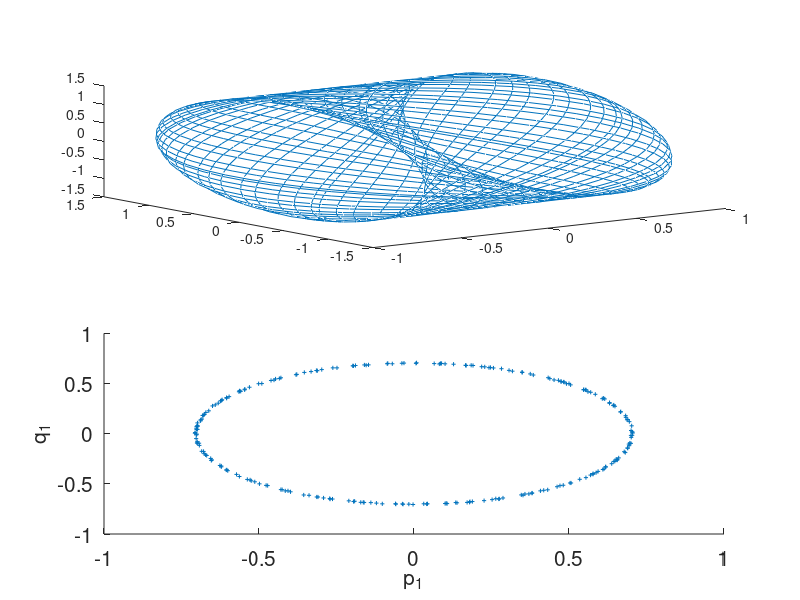

Write the MATLAB code that produced this figure.
% Programs 15b - Phase portraits for Hamiltonian systems with two degrees of freedom.
% Chapter 15 - Poincare Maps and Nonautonomous Systems in the Plane.
% Copyright Springer 2014. Stephen Lynch.

% Poincare surfaces of section (Fig. 15.5(e)-(f)).
% Quasiperiodic behavior.
% The Hamiltonian equations.
% Here p1=p(1),p2=p(2),q1=p(3),q2=p(4).

deq=@(t,p) [-sqrt(2)*p(3);-p(4);sqrt(2)*p(1);p(2)]; 
options=odeset('RelTol',1e-4,'AbsTol',1e-4);
[~,pp]=ode45(deq,[0 200],[.5,1.5,.5,0],options);

% A 3-dimensional projection (Fig. 15.5(e)).
subplot(2,1,1)
fsize=15;
plot3(pp(:,1),pp(:,2),pp(:,4))

deq=@(t,p) [-sqrt(2)*p(3);-p(4);sqrt(2)*p(1);p(2)]; 
options=odeset('RelTol',1e-4,'AbsTol',1e-4);
[t,pq]=ode45(deq,[0 600],[.5,1.5,.5,0],options);


% A 2-dimensional projection (Fig. 15.5(f)).
% Determine where trajectory crosses q2=0 plane.
k=0;p1_0=zeros(1,10^6);q1_0=zeros(1,10^6);
for i=1:size(pq)
    if abs(pq(i,4))<0.1
        k=k+1;
        p1_0(k)=pq(i,1);
        q1_0(k)=pq(i,3);       
    end
end

subplot(2,1,2)
hold on
axis([-1 1 -1 1])
set(gca,'XTick',-1:.5:1,'FontSize',fsize)
set(gca,'YTick',-1:.5:1,'FontSize',fsize)
xlabel('p_1','FontSize',fsize)
ylabel('q_1','FontSize',fsize)
plot(p1_0(1:k),q1_0(1:k),'+','MarkerSize',3)
hold off

% End of Programs 15b.